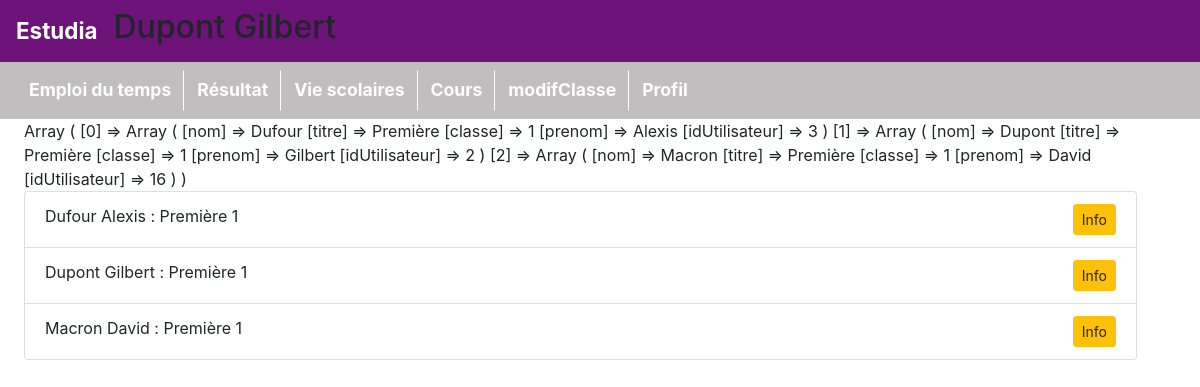
The page /pages/listeEleve.php (signed in) on the database its author committed.
### tables this page shows
CREATE TABLE IF NOT EXISTS `eleve` (
  `nom` varchar(100) NOT NULL,
  `prenom` varchar(100) NOT NULL,
  `idUtilisateur` int(11) NOT NULL,
  `IDfiliere` int(11) DEFAULT NULL,
  `idEtude` int(11) DEFAULT NULL
);

CREATE TABLE IF NOT EXISTS `etudes` (
  `idEtude` int(11) NOT NULL AUTO_INCREMENT,
  `classe` int(11) NOT NULL,
  `nom` varchar(100) NOT NULL,
  PRIMARY KEY (`idEtude`)
);

### modeles/modeles.php (called while the page is built, shortened)
<?php
function getBdd()
{
    return new PDO('mysql:host=localhost;dbname=estudia;charset=UTF8', 'root', '',  array(PDO::ATTR_ERRMODE => PDO::ERRMODE_EXCEPTION));
}
?>

### pages/listeEleve.php (the view)
<?php
require_once "entete.php";
    $requete = getBdd() -> prepare("SELECT eleve.nom AS nom, etudes.nom AS titre, etudes.classe, prenom, idUtilisateur FROM eleve LEFT JOIN etudes USING(idEtude) ORDER BY eleve.nom ASC ");
    $requete -> execute();
    $eleves = $requete -> fetchAll(PDO::FETCH_ASSOC);
    print_r($eleves);
    ?>
    <ul class="list-group">
    <?php
    foreach($eleves as $eleve)
    {
        ?>
        <li class="list-group-item"><?=$eleve["nom"]. " ". $eleve["prenom"]." : ".$eleve["titre"]." ".$eleve["classe"];?>
        <span style="float:right;">
        <a class="btn btn-warning btn-sm" href="infoUtilisateur.php?id=<?=$eleve["idUtilisateur"]?>">Info</a>
        </span>
        </li>
        <?php
        }
        ?></ul>

### rows shown on the page
eleve: nom "Dufour", prenom "Alexis", idEtude.nom "Première", idEtude.classe "1"
eleve: nom "Dupont", prenom "Gilbert", idEtude.nom "Première", idEtude.classe "1"
eleve: nom "Macron", prenom "David", idEtude.nom "Première", idEtude.classe "1"

### other values the page prints
$_SESSION["nom"] "Dupont"
$_SESSION["prenom"] "Gilbert"
